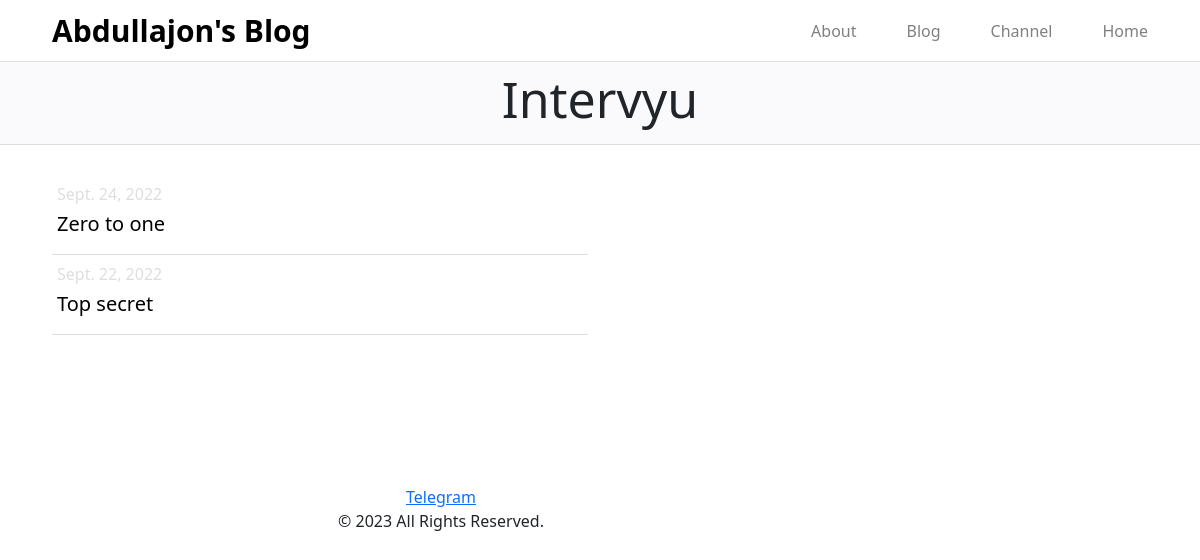
Page /intervyu/ on the earlier database version.
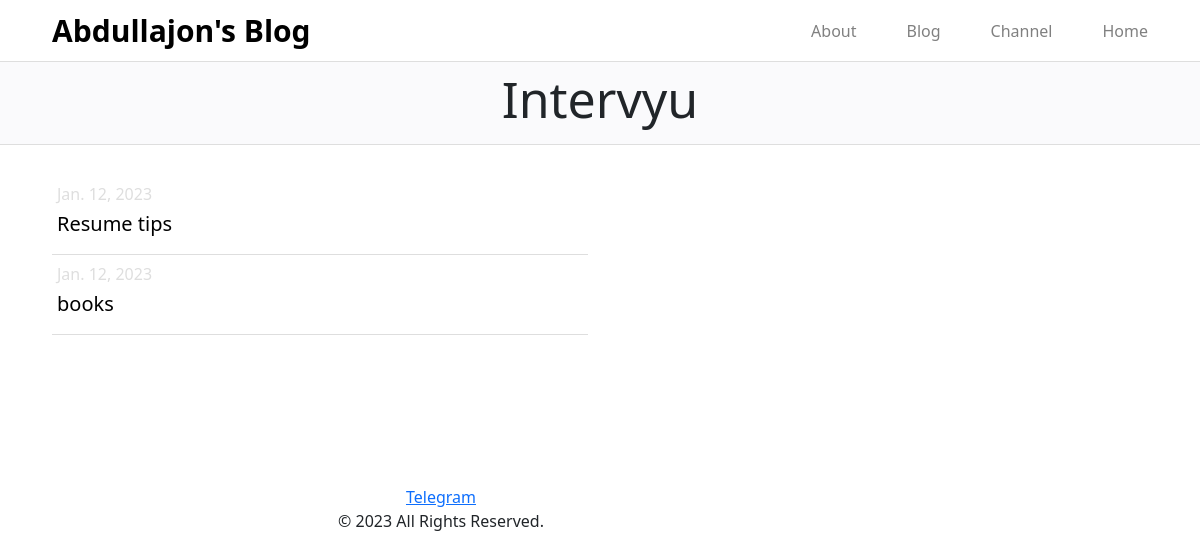
Same page on the later database version.
### app2/models.py (models this page shows, shortened)
class Intervyu(models.Model):
    sarlavha = models.CharField(max_length=200)
    sana = models.DateField()
    link = models.CharField(max_length=200)
    rasm = models.FileField(blank=True, null=True)

### app2/views.py (the view)
# urls.py: path('intervyu/', meeting),
def meeting(request):
    data = {
        'dates':Intervyu.objects.all().order_by('-sana')
    }
    return render(request,'intervyu.html',data)

### templates/intervyu.html (shortened to what this page needs)
<!DOCTYPE html>
<html lang="uz">
<head>
    {% load static %}
    <link rel="stylesheet" href="/static/bootstrap-5.0.2-dist/css/bootstrap.css">
    <link rel="stylesheet" href="/static/css/blog.css">
</head>
<body>
    <div class="container-fluid">
        <div class="row navbar">
            <div class="col-12 col-md-6 col-sm-6 navbar-icon"><a href="/static/bir.html">Abdullajon's Blog</a></div>
            <div class="col-12 col-md-6 col-sm-6 navbar-link">
                <div><a href="/about/">About</a></div>
                <div><a href="https://t.me/odilov_abdullajon/">Blog</a></div>
                <div><a href="https://www.instagram.com/odilov_abdullajon_/">Channel</a></div>
                <div><a href="/">Home</a></div>
            </div>
        </div>
        <div class="row blog">
            <div class="col-12">
                <h1>Intervyu</h1>
            </div>
        </div>
        <div class="row main">
            <div class="col-12 col-md-6 col-sm-6 main-card1">
                {% for date in dates %}
                <div class="main-card1-link">
                    <a href="/date/{{date.id}}/"><h6>{{date.sana}}</h6> <h5>{{date.sarlavha}}</h5></a>
                </div>
                {% endfor %}
            </div>
        </div>
           <div class="row footer">
                <div class="col-12 col-md-9 col-sm-12 header-text">
                    <a href="https://t.me/odilov_abdullajon/">Telegram<img src="" alt=""></a>
                    <p> © 2023 All Rights Reserved.</p>
                </div>
            </div>
    </div>
</body>
</html>

### static/css/blog.css (style rules this page uses)
body { margin: 0; padding: 0; -webkit-box-sizing: border-box; box-sizing: border-box; }
.container-fluid .navbar { padding-right: 40px; padding-left: 40px; border-bottom: 1px solid #DEDEDE; }
.container-fluid .navbar .navbar-icon a { font-size: 30px; font-weight: bold; text-decoration: none; color: #000; }
.container-fluid .navbar .navbar-link { -webkit-box-pack: end; -ms-flex-pack: end; justify-content: end; display: -webkit-box; display: -ms-flexbox; display: flex; }
.container-fluid .navbar .navbar-link a { text-decoration: none; margin-left: 50px; color: grey; }
.container-fluid .blog { background-color: #FAFAFC; border-bottom: 1px solid #DEDEDE; padding: 7px 0px; }
.container-fluid .blog .col-12 h1 { font-weight: 400; font-size: 50px; text-align: center; }
.container-fluid .main { padding-left: 40px; padding-right: 40px; padding-top: 30px; }
.container-fluid .main .main-card1 .main-card1-link { width: 100%; padding: 10px 5px; border-bottom: 1px solid #DEDEDE; }
.container-fluid .main .main-card1 .main-card1-link a { width: 100%; cursor: pointer; display: inline-block; position: relative; -webkit-transition: 0.5s; transition: 0.5s; text-decoration: none; }
.container-fluid .main .main-card1 .main-card1-link a h6 { font-weight: normal; color: #DEDEDE; }
.container-fluid .main .main-card1 .main-card1-link a h5 { font-size: 20l, m px; font-weight: normal; color: #000; }
.container-fluid .main .main-card1 .main-card1-link a:after { width: 30px; font-size: 50px; content: '»'; position: absolute; margin-top: -25px; opacity: 0; top: 10px; right: -20px; -webkit-transition: 0.5s; transition: 0.5s; }
.container-fluid .footer { margin-top: 150px; width: 100%; text-align: center; }

Differences in the rows shown:
removed Intervyu: sana "Sept. 24, 2022", sarlavha "Zero to one"
removed Intervyu: sana "Sept. 22, 2022", sarlavha "Top secret"
added Intervyu: sana "Jan. 12, 2023", sarlavha "Resume tips"
added Intervyu: sana "Jan. 12, 2023", sarlavha "books"
